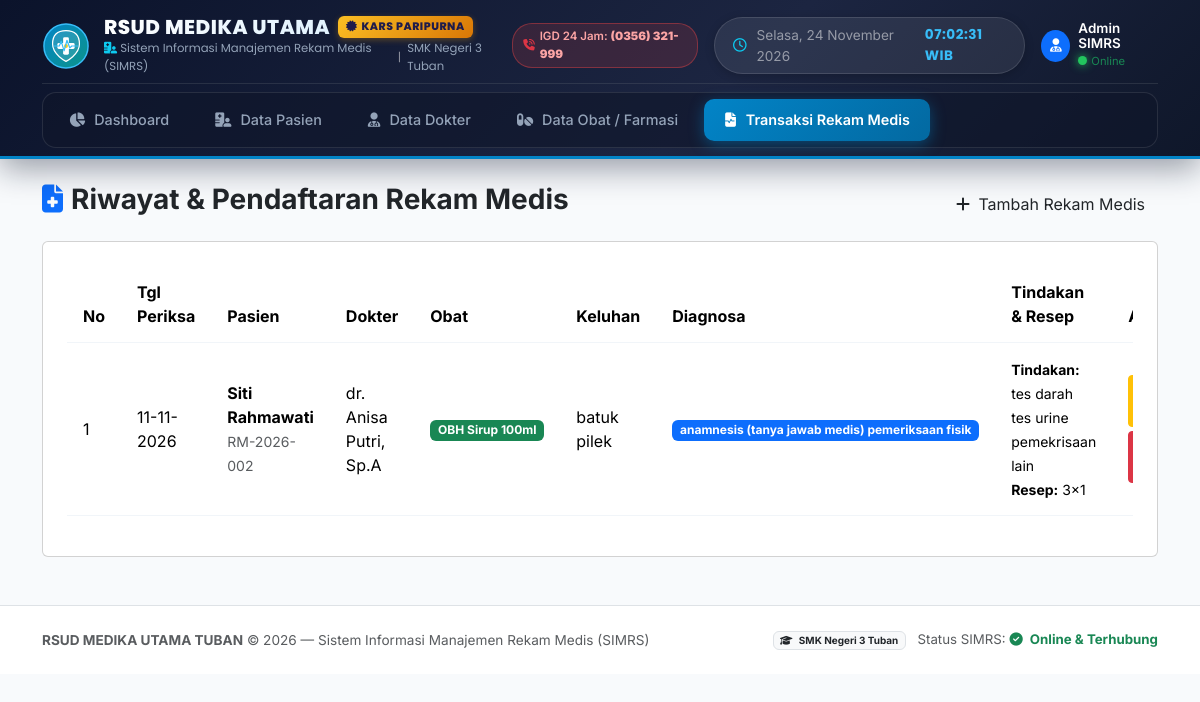
The app's page /rekam_medis.php with its own data.
### tables this page shows
CREATE TABLE `rekam_medis` (
  `id_rekam` int(11) NOT NULL,
  `id_pasien` int(11) NOT NULL,
  `id_dokter` int(11) NOT NULL,
  `id_obat` int(11) NOT NULL,
  `tanggal_periksa` date NOT NULL,
  `keluhan` text NOT NULL,
  `diagnosa` text NOT NULL,
  `tindakan` text NOT NULL,
  `resep` varchar(100) NOT NULL
);

CREATE TABLE `pasien` (
  `id_pasien` int(11) NOT NULL,
  `no_rm` varchar(20) NOT NULL,
  `nama_pasien` varchar(100) NOT NULL,
  `jenis_kelamin` enum('L','P') NOT NULL,
  `tanggal_lahir` date NOT NULL,
  `alamat` text NOT NULL
);

CREATE TABLE `dokter` (
  `id_dokter` int(11) NOT NULL,
  `nama_dokter` varchar(100) NOT NULL,
  `spesialisasi` varchar(50) NOT NULL
);

CREATE TABLE `obat` (
  `id_obat` int(11) NOT NULL,
  `nama_obat` varchar(100) NOT NULL,
  `satuan` varchar(30) NOT NULL,
  `stok` int(11) NOT NULL
);

### rekam_medis.php (the view, shortened to what this page needs)
<?php
include 'koneksi.php';
include 'header.php';
?>
<div class="d-flex justify-content-between align-items-center mb-3">
    <h3 class="fw-bold text-dark"><i class="fa-solid fa-file-medical me-2 text-primary"></i>Riwayat & Pendaftaran Rekam Medis</h3>
    <button class="btn btn-cerah-primary" data-bs-toggle="modal" data-bs-target="#modalTambahRekam">
        <i class="fa-solid fa-plus me-1"></i> Tambah Rekam Medis
    </button>
</div>
<div class="card card-main p-4">
    <div class="table-responsive">
        <table class="table table-hover align-middle">
            <thead class="table-custom-header">
                <tr>
                    <th>No</th>
                    <th>Tgl Periksa</th>
                    <th>Pasien</th>
                    <th>Dokter</th>
                    <th>Obat</th>
                    <th>Keluhan</th>
                    <th>Diagnosa</th>
                    <th>Tindakan & Resep</th>
                    <th>Aksi</th>
                </tr>
            </thead>
            <tbody>
                <?php
                $sql_join = "SELECT rm.*, p.nama_pasien, p.no_rm, d.nama_dokter, o.nama_obat
                             FROM rekam_medis rm
                             JOIN pasien p ON rm.id_pasien = p.id_pasien
                             JOIN dokter d ON rm.id_dokter = d.id_dokter
                             JOIN obat o ON rm.id_obat = o.id_obat
                             ORDER BY rm.id_rekam DESC";
                $res = mysqli_query($koneksi, $sql_join);
                $no = 1;
                while ($row = mysqli_fetch_assoc($res)) {
                ?>
                <tr>
                    <td><?= $no++; ?></td>
                    <td><?= date('d-m-Y', strtotime($row['tanggal_periksa'])); ?></td>
                    <td>
                        <strong><?= $row['nama_pasien']; ?></strong><br>
                        <small class="text-muted"><?= $row['no_rm']; ?></small>
                    </td>
                    <td><?= $row['nama_dokter']; ?></td>
                    <td><span class="badge bg-success"><?= $row['nama_obat']; ?></span></td>
                    <td><?= $row['keluhan']; ?></td>
                    <td><span class="badge bg-primary"><?= $row['diagnosa']; ?></span></td>
                    <td>
                        <small><strong>Tindakan:</strong> <?= $row['tindakan']; ?></small><br>
                        <small><strong>Resep:</strong> <?= $row['resep']; ?></small>
                    </td>
                    <td>
                        <button class="btn btn-sm btn-warning text-white mb-1" data-bs-toggle="modal" data-bs-target="#modalEditRM<?= $row['id_rekam']; ?>">
                        </button>
                        <a href="rekam_medis.php?hapus=<?= $row['id_rekam']; ?>" class="btn btn-sm btn-danger" onclick="return confirm('Hapus rekam medis ini?')">
                        </a>
                    </td>
                </tr>
                <?php } ?>
            </tbody>
        </table>
    </div>
</div>
<?php include 'footer.php'; ?>

### header.php (style rules this page uses)
:root { --hospital-navy: #0b132b; --hospital-navy-card: #1c2541; --hospital-blue: #0284c7; --hospital-blue-glow: rgba(2, 132, 199, 0.45); --hospital-teal: #0d9488; --hospital-bg: #f8fafc; --card-border-radius: 16px; }
body { background-color: var(--hospital-bg); font-family: 'Inter', -apple-system, BlinkMacSystemFont, sans-serif; color: #334155; }
.table > :not(caption) > * > * { padding: 14px 16px; border-bottom-color: #f1f5f9; }

### records on screen
rekam_medis: tanggal_periksa "11-11-2026", id_pasien.nama_pasien "Siti Rahmawati", id_pasien.no_rm "RM-2026-002", id_dokter.nama_dokter "dr. Anisa Putri, Sp.A", id_obat.nama_obat "OBH Sirup 100ml", keluhan "batuk pilek", diagnosa "anamnesis (tanya jawab medis) pemeriksaan fisik", tindakan "tes darah tes urine pemekrisaan lain", resep "3x1"
